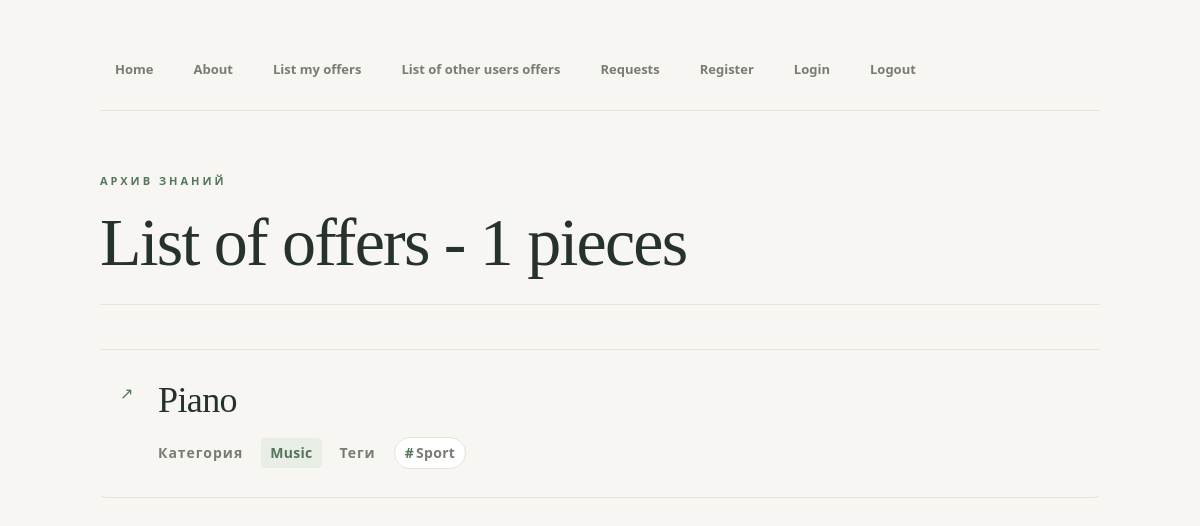
The app's page /offers/feedback/ (signed in) with its own data.
### offers/models.py (models this page shows, shortened)
class Offer(models.Model):
    STATUS_CHOICES = [
        ('draft','Draft'),
        ('published', 'Published'),
    ]
    title = models.CharField(max_length=100)
    content = models.TextField()
    status = models.CharField(
        max_length=20,
        choices=STATUS_CHOICES,
        default='draft',
    )
    created_at = models.DateTimeField(auto_now_add = True)
    updated_at = models.DateTimeField(auto_now = True)
    category = models.ForeignKey(
    Category,
    on_delete=models.PROTECT,
    related_name = 'offers',
    verbose_name='Категория',)
    tags = models.ManyToManyField(
        Tag,
        related_name = 'offers',
        verbose_name='Теги',
    )
    author = models.ForeignKey(
        settings.AUTH_USER_MODEL ,
        on_delete = models.CASCADE,
        related_name='offers',
        verbose_name='Автор',
     )
    class Meta:
        verbose_name = 'Offer'
        verbose_name_plural = 'Offers'
        ordering = ['-created_at']

class Category(models.Model):
    name = models.CharField(max_length=100, unique = True)
    slug = models.SlugField(max_length=100, unique = True)
    class Meta:
        verbose_name = 'Category'
        verbose_name_plural = 'Categories'
        ordering = ['name']
    def __str__(self):
        return self.name

class Tag(models.Model):
        name = models.CharField(max_length=100, unique = True)
        class Meta:
            verbose_name = 'Tag'
            verbose_name_plural = 'Tag'
            ordering = ['name']
        def __str__(self):
            return self.name

### offers/views.py (the view)
# urls.py: path('<str:source>/', views.offers_view_list, name='offers_list'),
@login_required
def offers_view_list(request: HttpRequest, source) -> HttpResponse:
    if source == 'link_a':
        offers = Offer.objects.filter(author=request.user)
        return render(request, 'offers/offers_list.html', {'offers': offers, 'source': source})
    elif source == 'link_b':
        offers = Offer.objects.exclude(author=request.user)
        return render(request, 'offers/offers_list.html', {'offers': offers,  'source': source})
    else:
        offers = Offer.objects.filter(author=request.user)
        return render(request, 'offers/offers_list.html', {'offers': offers, 'source': source})

### templates/offers/offers_list.html (shortened to what this page needs)
{% extends "base.html" %}
{% block content %}
{%with total=offers|length%}
<h1>List of offers - {{total}} pieces</h1>
{%endwith%}
<ul>
	{%for offer in offers%}
	<li>
		<a href ="{% url 'offers:offers_detail' offer.id %}">
			<span class="offer-title">{{ offer.title }}</span>
		</a>
		<div class="offer-meta">
			<span class="meta-label">Категория</span>
			{% if offer.category == "backend" %}
			<span class="meta-badge">{{ offer.category }}</span>
			{% elif offer.category == "devops" %}
			<span class="meta-badge">{{ offer.category }}</span>
			{% else %}
			<span class="meta-badge">{{ offer.category }}</span>
			{% endif %}
			<span class="meta-label">Теги</span>
			{% for tag in offer.tags.all %}
			<span class="tag-chip">{{ tag }}</span>
			{% endfor %}
		</div>
	</li>
		{% empty %}
	<li class="empty-message">Список предложений пуст</li>
{% endfor %}
</ul>
{% endblock %}

### static/css/style.css (style rules this page uses)
:root { --color-bg: #f7f6f2; --color-surface: #ffffff; --color-text: #26332c; --color-muted: #777d74; --color-border: #e3e4dc; --color-accent: #54765b; --color-accent-light: #e8eee5; --color-danger: #a44c43; --font-body: "Segoe UI", Arial, sans-serif; --font-heading: Georgia, "Times New Roman", serif; --radius-sm: 6px; --radius-md: 12px; --radius-lg: 18px; --shadow-sm: 0 2px 8px rgba(38, 51, 44, 0.04); --shadow-md: 0 8px 24px rgba(38, 51, 44, 0.07); --transition: 0.2s ease; }
* { box-sizing: border-box; }
html { scroll-behavior: smooth; }
body { margin: 0; min-height: 100vh; padding: 48px 7vw 80px; overflow-x: hidden; background: var(--color-bg); color: var(--color-text); font-family: var(--font-body); font-size: 16px; line-height: 1.7; -webkit-font-smoothing: antialiased; }
h1 { max-width: 1000px; margin: 0 auto 40px; padding: 0 0 24px; border-bottom: 1px solid var(--color-border); color: var(--color-text); font-family: var(--font-heading); font-size: clamp(38px, 6vw, 68px); font-weight: 500; line-height: 1.1; letter-spacing: -1.8px; overflow-wrap: anywhere; }
h1::before { content: "АРХИВ ЗНАНИЙ"; display: block; margin-bottom: 18px; color: var(--color-accent); font-family: var(--font-body); font-size: 11px; font-weight: 700; letter-spacing: 3px; }
a { color: var(--color-accent); font-weight: 600; text-decoration: none; transition: color var(--transition); }
ul { max-width: 1000px; margin: 44px auto 0; padding: 0; border-top: 1px solid var(--color-border); list-style: none; }
li { position: relative; margin: 0; padding: 28px 30px 28px 58px; border-bottom: 1px solid var(--color-border); border-radius: var(--radius-sm); transition: background var(--transition), padding-left var(--transition); }
li::before { content: "↗"; position: absolute; top: 30px; left: 20px; color: var(--color-accent); font-size: 16px; transition: transform var(--transition); }
.offer-title { display: inline-block; color: var(--color-text); font-family: var(--font-heading); font-size: clamp(24px, 3.5vw, 36px); font-weight: 500; line-height: 1.25; letter-spacing: -0.6px; overflow-wrap: anywhere; transition: color var(--transition); }
.offer-meta { display: flex; flex-wrap: wrap; align-items: center; gap: 8px 18px; max-width: 1000px; margin: 18px auto; color: var(--color-muted); font-size: 14px; line-height: 1.6; letter-spacing: 0.3px; }
li .offer-meta { margin: 14px 0 0; }
.meta-label { color: var(--color-muted); font-weight: 700; letter-spacing: 1px; }
.meta-badge, small { display: inline-block; margin: 0; padding: 4px 9px; border-radius: 4px; background: var(--color-accent-light); color: var(--color-accent); font-weight: 600; letter-spacing: 0.3px; }
.tag-chip { display: inline-block; padding: 4px 10px; border: 1px solid var(--color-border); border-radius: 20px; background: var(--color-surface); color: var(--color-muted); font-weight: 600; transition: background var(--transition), color var(--transition), border-color var(--transition); }
.tag-chip::before { content: "#"; margin-right: 2px; color: var(--color-accent); }

### records on screen
Offer: title "Piano", category "Music"
Tag: name "Sport"

### other values on screen
{{ total }} "1"
